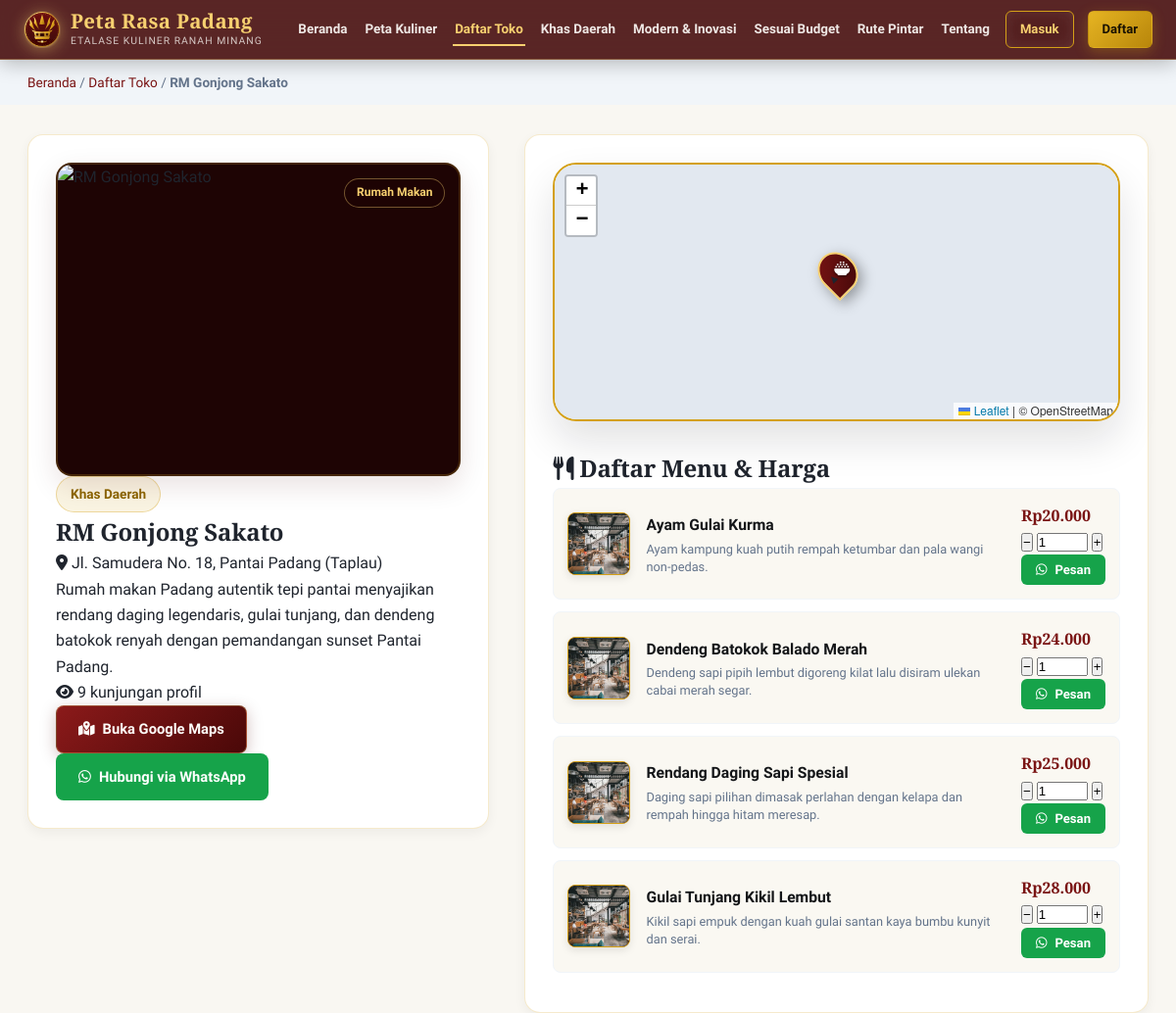
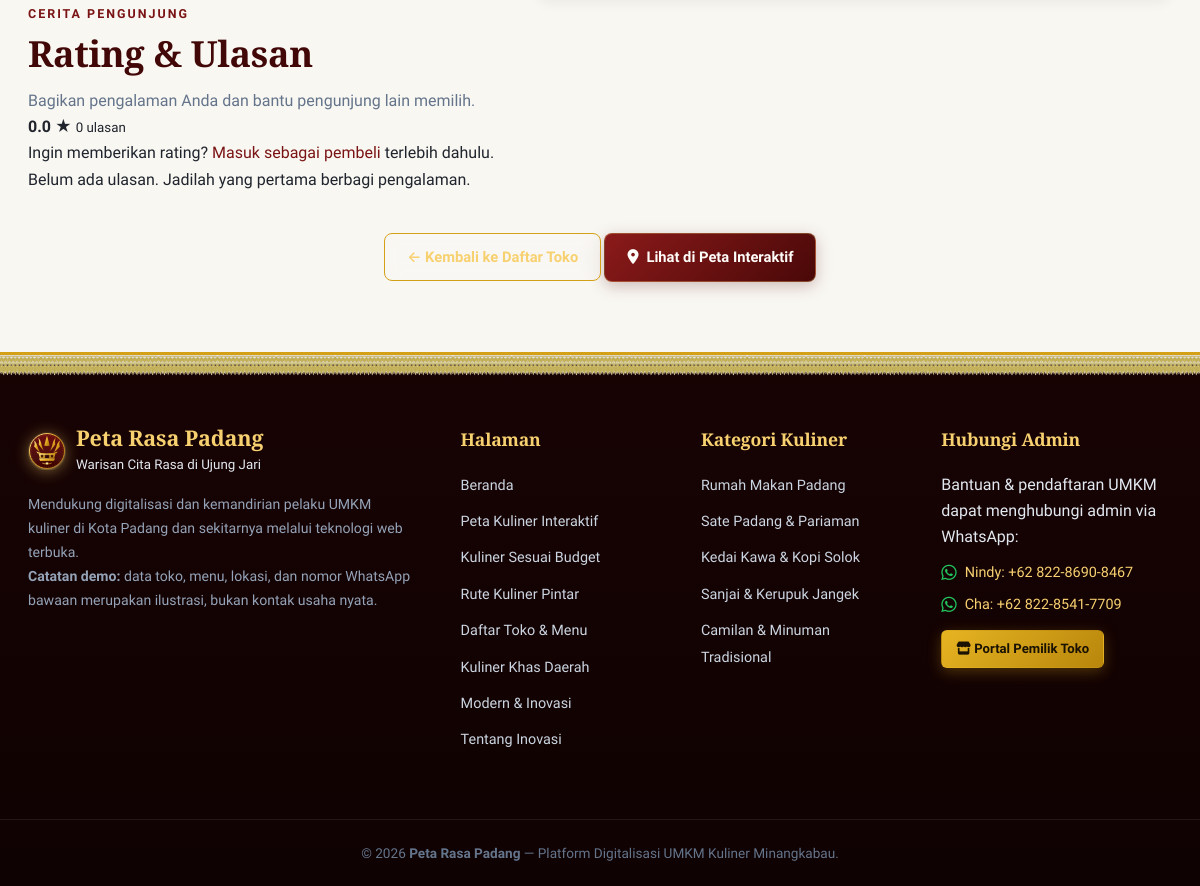
Screenshot of /detail.php?id=1 with the database file from the repository (2 pictures, top to bottom).
### tables this page shows
CREATE TABLE `toko` (
  `id_toko` int(11) NOT NULL AUTO_INCREMENT,
  `nama_toko` varchar(100) NOT NULL,
  `alamat` varchar(255) DEFAULT NULL,
  `kategori` varchar(50) DEFAULT NULL,
  `deskripsi` text DEFAULT NULL,
  `latitude` decimal(10,7) NOT NULL,
  `longitude` decimal(10,7) NOT NULL,
  `foto` varchar(255) DEFAULT NULL,
  `no_wa` varchar(20) DEFAULT NULL,
  `jam_buka` varchar(100) DEFAULT NULL,
  `is_khas` tinyint(1) DEFAULT 0,
  `is_hidden_gem` tinyint(1) DEFAULT 0,
  `visit_count` int(11) DEFAULT 0,
  `whatsapp_views` int(11) DEFAULT 0,
  `id_pemilik` int(11) DEFAULT NULL,
  PRIMARY KEY (`id_toko`),
  KEY `fk_toko_pemilik` (`id_pemilik`),
  CONSTRAINT `fk_toko_pemilik` FOREIGN KEY (`id_pemilik`) REFERENCES `users` (`id_user`) ON DELETE SET NULL
);

CREATE TABLE `menu` (
  `id_menu` int(11) NOT NULL AUTO_INCREMENT,
  `id_toko` int(11) NOT NULL,
  `nama_menu` varchar(100) NOT NULL,
  `harga` int(11) DEFAULT NULL,
  `deskripsi` varchar(255) DEFAULT NULL,
  `foto_menu` varchar(255) DEFAULT NULL,
  PRIMARY KEY (`id_menu`),
  KEY `id_toko` (`id_toko`),
  CONSTRAINT `menu_ibfk_1` FOREIGN KEY (`id_toko`) REFERENCES `toko` (`id_toko`) ON DELETE CASCADE
);

### detail.php (the view, shortened to what this page needs)
<?php
require_once 'koneksi.php';
$id_toko = (int)($_GET['id'] ?? 0);
$stmt = mysqli_prepare($koneksi, "SELECT * FROM toko WHERE id_toko = ?");
mysqli_stmt_bind_param($stmt, "i", $id_toko);
mysqli_stmt_execute($stmt);
$toko = mysqli_fetch_assoc(mysqli_stmt_get_result($stmt));
$stmt_m = mysqli_prepare($koneksi, "SELECT * FROM menu WHERE id_toko = ? ORDER BY harga ASC");
mysqli_stmt_bind_param($stmt_m, "i", $id_toko);
mysqli_stmt_execute($stmt_m);
$res_menu = mysqli_stmt_get_result($stmt_m);
$foto = !empty($toko['foto']) ? 'assets/img/' . $toko['foto'] : 'assets/img/default.png';
$maps_url = "https://www.google.com/maps?q=" . $toko['latitude'] . "," . $toko['longitude'];
$no_wa = $toko['no_wa'] ?? '';
$csrf_ulasan = $_SESSION['csrf_ulasan'] ?? bin2hex(random_bytes(32));
$stmt_rating = mysqli_prepare(
    $koneksi,
    "SELECT COUNT(*) AS total_ulasan, COALESCE(AVG(rating), 0) AS rata_rating
     FROM ulasan WHERE id_toko = ?"
);
mysqli_stmt_bind_param($stmt_rating, "i", $id_toko);
mysqli_stmt_execute($stmt_rating);
$ringkasan_rating = mysqli_fetch_assoc(mysqli_stmt_get_result($stmt_rating));
$ulasan_saya = null;
$stmt_ulasan_list = mysqli_prepare(
    $koneksi,
    "SELECT u.rating, u.komentar, u.balasan, u.created_at, u.replied_at, users.username
     FROM ulasan u
     INNER JOIN users ON users.id_user = u.id_user
     WHERE u.id_toko = ?
     ORDER BY u.created_at DESC"
);
mysqli_stmt_bind_param($stmt_ulasan_list, "i", $id_toko);
mysqli_stmt_execute($stmt_ulasan_list);
$res_ulasan = mysqli_stmt_get_result($stmt_ulasan_list);
$badges = [];
if (!empty($toko['is_khas'])) $badges[] = 'Khas Daerah';
?>
<!DOCTYPE html>
<html lang="id">
<head>
    <link rel="stylesheet" href="https://unpkg.com/leaflet@1.9.4/dist/leaflet.css">
    <link rel="stylesheet" href="assets/css/style.css">
    <link rel="stylesheet" href="https://cdnjs.cloudflare.com/ajax/libs/font-awesome/6.5.1/css/all.min.css">
</head>
<body>
    <?php include 'navbar.php'; ?>
    <section style="background:#F1F5F9;padding:12px 0;">
        <div style="max-width:1280px;margin:0 auto;padding:0 28px;font-size:0.85rem;color:#64748B;">
            <a href="index.php" style="color:var(--merah-utama);">Beranda</a>
            / <a href="toko.php" style="color:var(--merah-utama);">Daftar Toko</a>
            / <span style="font-weight:600;"><?= htmlspecialchars($toko['nama_toko']); ?></span>
        </div>
    </section>
    <section class="section-container" style="margin-top:30px;">
        <div class="detail-grid">
            <div class="detail-left">
                <div class="detail-img-wrapper">
                    <img src="<?= htmlspecialchars($foto); ?>" alt="<?= htmlspecialchars($toko['nama_toko']); ?>" class="detail-img" onerror="this.src='https://images.unsplash.com/photo-1555396273-367ea4eb4db5?w=500&q=80'">
                    <span class="card-badge" style="position:absolute;top:14px;right:14px;"><?= htmlspecialchars($toko['kategori']); ?></span>
                </div>
                <div class="detail-badges">
                    <?php foreach ($badges as $b): ?>
                        <span class="badge badge-gold" style="font-size:0.85rem;padding:6px 14px;"><?= htmlspecialchars($b); ?></span>
                    <?php endforeach; ?>
                </div>
                <h1 class="detail-title"><?= htmlspecialchars($toko['nama_toko']); ?></h1>
                <p class="detail-alamat"><i class="fa-solid fa-location-dot"></i> <?= htmlspecialchars($toko['alamat']); ?></p>
                <p class="detail-deskripsi"><?= htmlspecialchars($toko['deskripsi']); ?></p>
                <div class="detail-stat-row">
                    <span><i class="fa-solid fa-eye"></i> <?= (int)$toko['visit_count']; ?> kunjungan profil</span>
                </div>
                <div class="detail-actions">
                    <a href="<?= $maps_url; ?>" target="_blank" class="btn btn-primary"><i class="fa-solid fa-map-location-dot"></i> Buka Google Maps</a>
                    <?php if (!empty($no_wa)): ?>
                        <a href="https://wa.me/<?= htmlspecialchars($no_wa); ?>?text=<?= urlencode("Halo *" . $toko['nama_toko'] . "*, saya ingin bertanya seputar menu & pemesanan via Peta Rasa Padang."); ?>" target="_blank" class="btn" style="background:#16a34a;color:#fff;"><i class="fa-brands fa-whatsapp"></i> Hubungi via WhatsApp</a>
                    <?php endif; ?>
                </div>
            </div>
            <div class="detail-right">
                <div class="map-wrapper" style="margin-bottom:28px;">
                    <div id="detail-map" class="main-map" style="height:260px;"></div>
                </div>
                <div class="detail-menu-section">
                    <h2 class="detail-menu-title"><i class="fa-solid fa-utensils"></i> Daftar Menu & Harga</h2>
                    <?php if (mysqli_num_rows($res_menu) > 0): ?>
                        <div class="detail-menu-list">
                            <?php while ($m = mysqli_fetch_assoc($res_menu)):
                                $harga_fmt = 'Rp' . number_format($m['harga'], 0, ',', '.');
                                $foto_m = !empty($m['foto_menu']) ? 'assets/img/' . $m['foto_menu'] : 'assets/img/default.png';
                            ?>
                                <div class="detail-menu-item" data-id_menu="<?= $m['id_menu']; ?>" data-nama="<?= htmlspecialchars($m['nama_menu']); ?>" data-harga="<?= $m['harga']; ?>" data-nama_toko="<?= htmlspecialchars($toko['nama_toko']); ?>" data-no_wa="<?= htmlspecialchars($no_wa); ?>">
                                    <div class="menu-thumb-box">
                                        <img src="<?= htmlspecialchars($foto_m); ?>" alt="<?= htmlspecialchars($m['nama_menu']); ?>" class="menu-thumb-img" onerror="this.src='assets/img/default.png'">
                                    </div>
                                    <div class="menu-item-info">
                                        <strong><?= htmlspecialchars($m['nama_menu']); ?></strong>
                                        <?php if (!empty($m['deskripsi'])): ?>
                                            <small class="text-muted"><?= htmlspecialchars($m['deskripsi']); ?></small>
                                        <?php endif; ?>
                                    </div>
                                    <div class="menu-item-right">
                                        <span class="menu-item-price"><?= $harga_fmt; ?></span>
                                        <?php if (!empty($no_wa)): ?>
                                            <div class="menu-item-qty">
                                                <button class="qty-btn qty-minus">−</button>
                                                <input type="number" class="qty-input" value="1" min="1" max="99">
                                                <button class="qty-btn qty-plus">+</button>
                                            </div>
                                            <button class="btn btn-sm btn-wa-menu" style="background:#16a34a;color:#fff;white-space:nowrap;">
                                                <i class="fa-brands fa-whatsapp"></i> Pesan
                                            </button>
                                        <?php else: ?>
                                            <span class="text-muted" style="font-size:0.78rem;">WA tidak tersedia</span>
                                        <?php endif; ?>
                                    </div>
                                </div>
                            <?php endwhile; ?>
                        </div>
                    <?php else: ?>
                        <p class="text-muted">Belum ada menu terdaftar untuk toko ini.</p>
                    <?php endif; ?>
                </div>
            </div>
        </div>
        <section class="review-section" id="ulasan">
            <div class="review-heading">
                <div>
                    <span class="section-kicker">CERITA PENGUNJUNG</span>
                    <h2 class="section-heading">Rating & Ulasan</h2>
                    <p class="text-muted">Bagikan pengalaman Anda dan bantu pengunjung lain memilih.</p>
                </div>
                <div class="review-summary" aria-label="Rating rata-rata <?= number_format((float)$ringkasan_rating['rata_rating'], 1); ?> dari 5">
                    <strong><?= number_format((float)$ringkasan_rating['rata_rating'], 1); ?></strong>
                    <span class="review-stars" aria-hidden="true">★</span>
                    <small><?= (int)$ringkasan_rating['total_ulasan']; ?> ulasan</small>
                </div>
            </div>
            <?php if (($_SESSION['role'] ?? '') === 'user' && !empty($_SESSION['id_user'])): ?>
                <form method="POST" action="detail.php?id=<?= $id_toko; ?>#ulasan" class="review-form">
                    <input type="hidden" name="action" value="ulasan">
                    <input type="hidden" name="csrf_token" value="<?= htmlspecialchars($csrf_ulasan); ?>">
                    <label for="rating">Rating Anda</label>
                    <select id="rating" name="rating" class="form-control" required>
                        <option value="">Pilih bintang</option>
                        <?php for ($bintang = 5; $bintang >= 1; $bintang--): ?>
                            <option value="<?= $bintang; ?>" <?= (int)($ulasan_saya['rating'] ?? 0) === $bintang ? 'selected' : ''; ?>>
                                <?= $bintang; ?> <?= $bintang === 1 ? 'bintang' : 'bintang'; ?>
                            </option>
                        <?php endfor; ?>
                    </select>
                    <label for="komentar">Ulasan (opsional)</label>
                    <textarea id="komentar" name="komentar" class="form-control" rows="3" maxlength="2000" placeholder="Ceritakan pengalaman Anda..."><?= htmlspecialchars($ulasan_saya['komentar'] ?? ''); ?></textarea>
                    <button type="submit" class="btn btn-primary">
                        <?= $ulasan_saya ? 'Perbarui Ulasan' : 'Kirim Ulasan'; ?>
                    </button>
                    <?php if ($ulasan_saya): ?>
                        <small class="text-muted">Anda sudah memberi rating. Menyimpan ulasan baru akan menggantikan rating sebelumnya.</small>
                    <?php endif; ?>
                </form>
            <?php elseif (!isset($_SESSION['id_user'])): ?>
                <p class="review-login-note">Ingin memberikan rating? <a href="login.php">Masuk sebagai pembeli</a> terlebih dahulu.</p>
            <?php endif; ?>
            <div class="review-list">
                <?php if (mysqli_num_rows($res_ulasan) > 0): ?>
                    <?php while ($ulasan = mysqli_fetch_assoc($res_ulasan)): ?>
                        <article class="review-card">
                            <div class="review-card-heading">
                                <div>
                                    <strong><?= htmlspecialchars($ulasan['username']); ?></strong>
                                    <span class="review-stars" aria-label="<?= (int)$ulasan['rating']; ?> dari 5 bintang">
                                        <?= str_repeat('★', (int)$ulasan['rating']); ?><span class="review-stars-muted"><?= str_repeat('★', 5 - (int)$ulasan['rating']); ?></span>
                                    </span>
                                </div>
                                <time datetime="<?= htmlspecialchars($ulasan['created_at']); ?>"><?= date('d M Y', strtotime($ulasan['created_at'])); ?></time>
                            </div>
                            <?php if (trim((string)$ulasan['komentar']) !== ''): ?>
                                <p class="review-comment"><?= nl2br(htmlspecialchars($ulasan['komentar'])); ?></p>
                            <?php endif; ?>
                            <?php if (!empty($ulasan['balasan'])): ?>
                                <div class="review-reply">
                                    <strong>Balasan pemilik</strong>
                                    <p><?= nl2br(htmlspecialchars($ulasan['balasan'])); ?></p>
                                </div>
                            <?php endif; ?>
                        </article>
                    <?php endwhile; ?>
                <?php else: ?>
                    <div class="review-empty">Belum ada ulasan. Jadilah yang pertama berbagi pengalaman.</div>
                <?php endif; ?>
            </div>
        </section>
        <div style="text-align:center;margin-top:40px;">
            <a href="toko.php" class="btn btn-outline-gold">← Kembali ke Daftar Toko</a>
            <a href="peta.php?toko=<?= $id_toko; ?>" class="btn btn-primary"><i class="fa-solid fa-location-dot"></i> Lihat di Peta Interaktif</a>
        </div>
    </section>
    <?php include 'footer.php'; ?>
</body>
</html>

### rows the page displays
toko: nama_toko "RM Gonjong Sakato", kategori "Rumah Makan", alamat "Jl. Samudera No. 18, Pantai Padang (Taplau)", deskripsi "Rumah makan Padang autentik tepi pantai menyajikan rendang daging legendaris, gulai tunjang, dan dendeng batokok renyah dengan pemandangan sunset Pantai Padang.", visit_count "9"
menu: nama_menu "Ayam Gulai Kurma", deskripsi "Ayam kampung kuah putih rempah ketumbar dan pala wangi non-pedas.", harga "Rp20.000"
menu: nama_menu "Dendeng Batokok Balado Merah", deskripsi "Dendeng sapi pipih lembut digoreng kilat lalu disiram ulekan cabai merah segar.", harga "Rp24.000"
menu: nama_menu "Rendang Daging Sapi Spesial", deskripsi "Daging sapi pilihan dimasak perlahan dengan kelapa dan rempah hingga hitam meresap.", harga "Rp25.000"
menu: nama_menu "Gulai Tunjang Kikil Lembut", deskripsi "Kikil sapi empuk dengan kuah gulai santan kaya bumbu kunyit dan serai.", harga "Rp28.000"

### other values shown
$b "Khas Daerah"
$ringkasan_rating['rata_rating'] "0.0"
$ringkasan_rating['total_ulasan'] "0"
